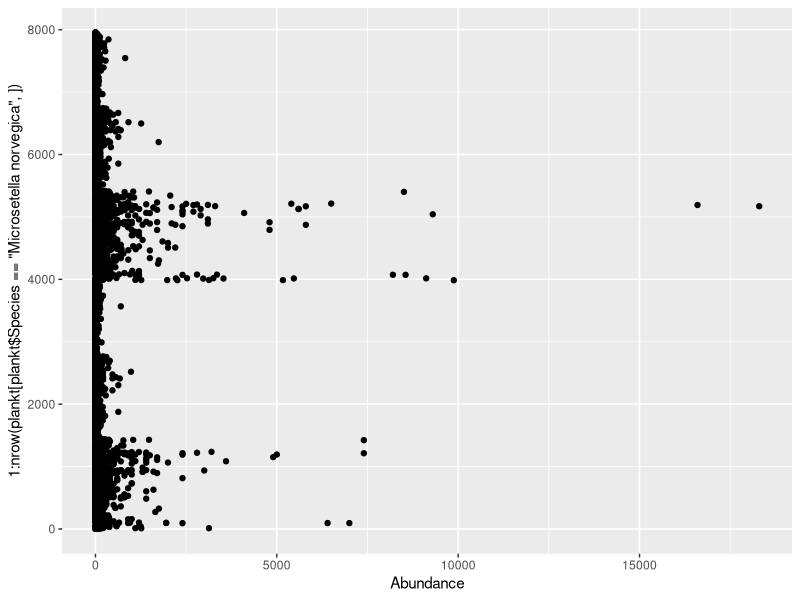
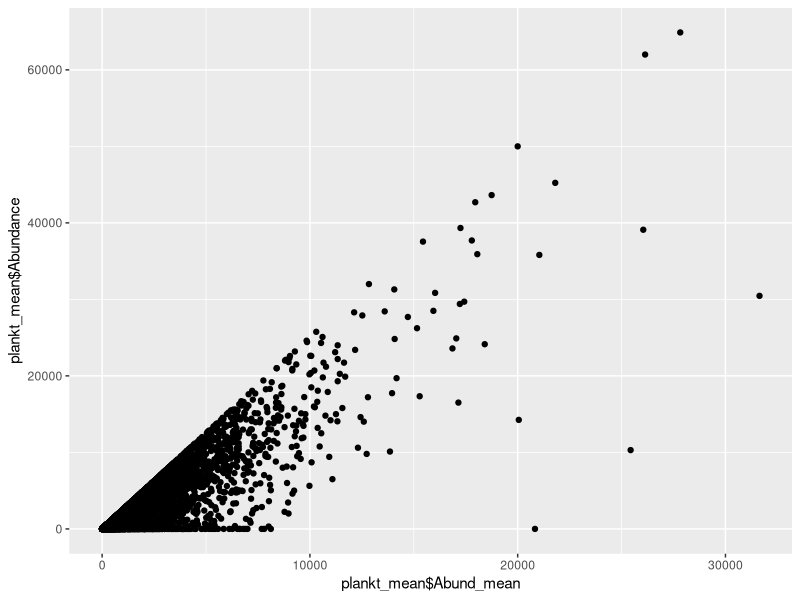
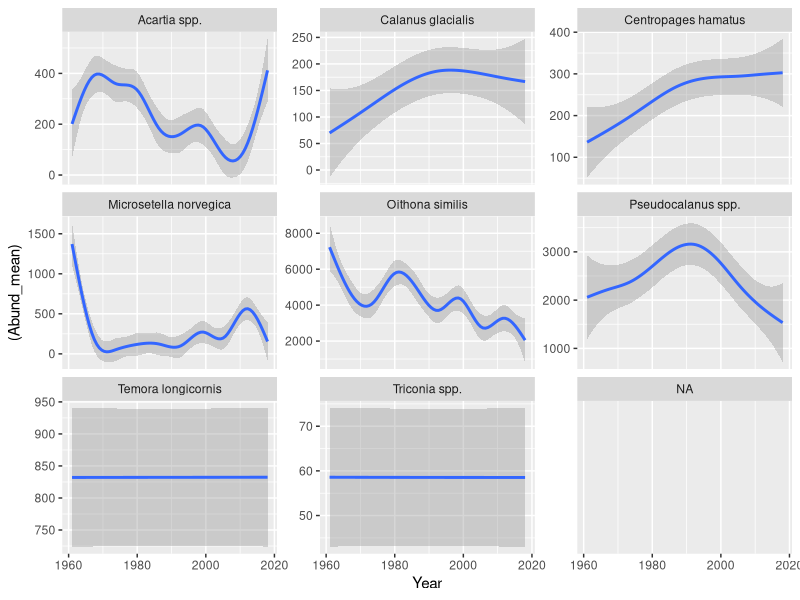
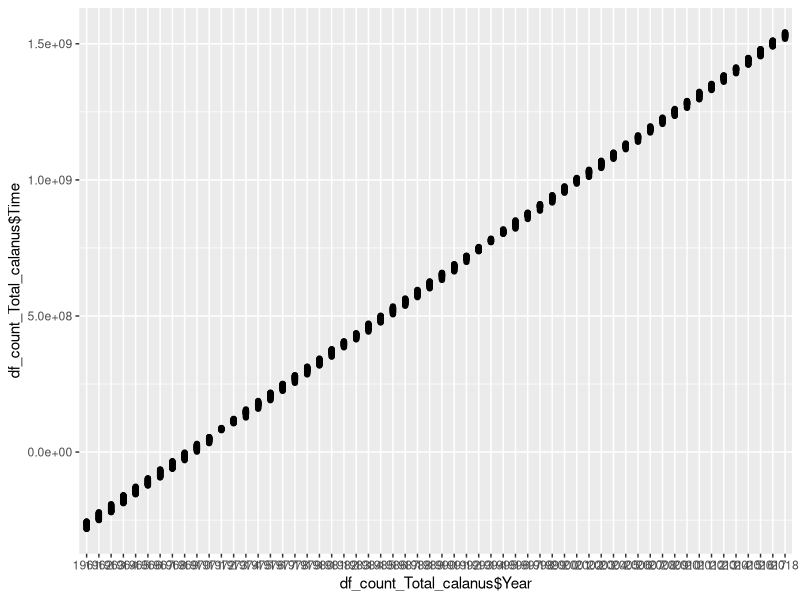
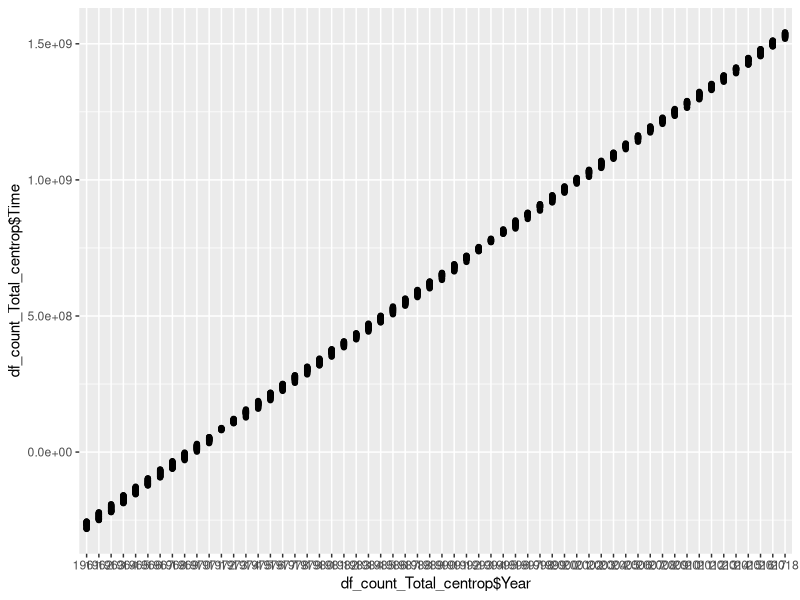
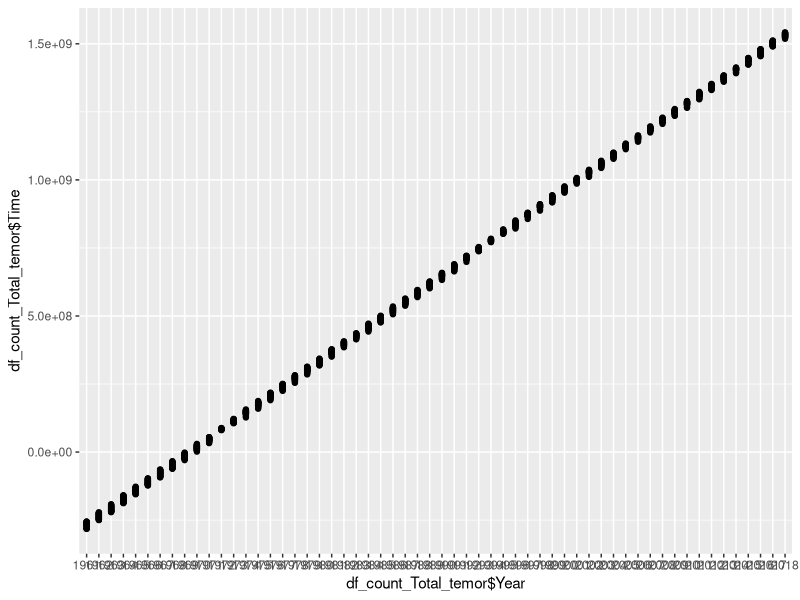
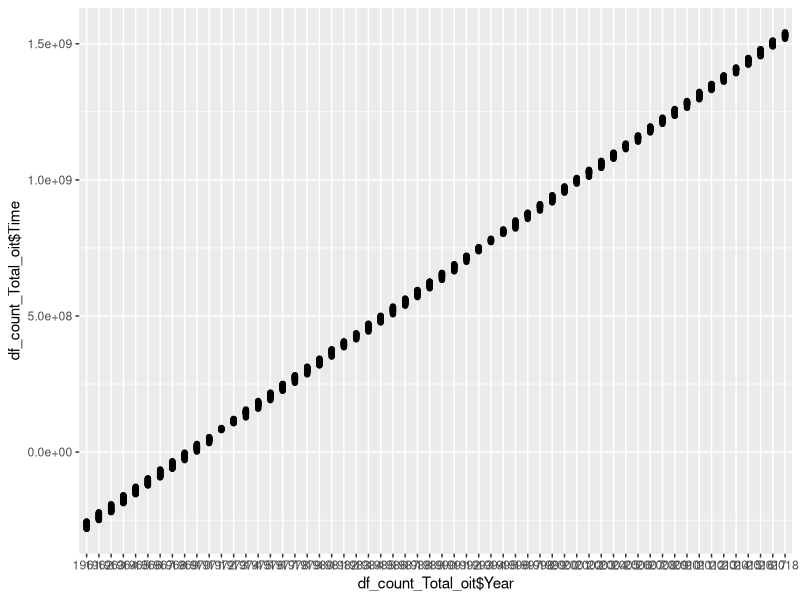
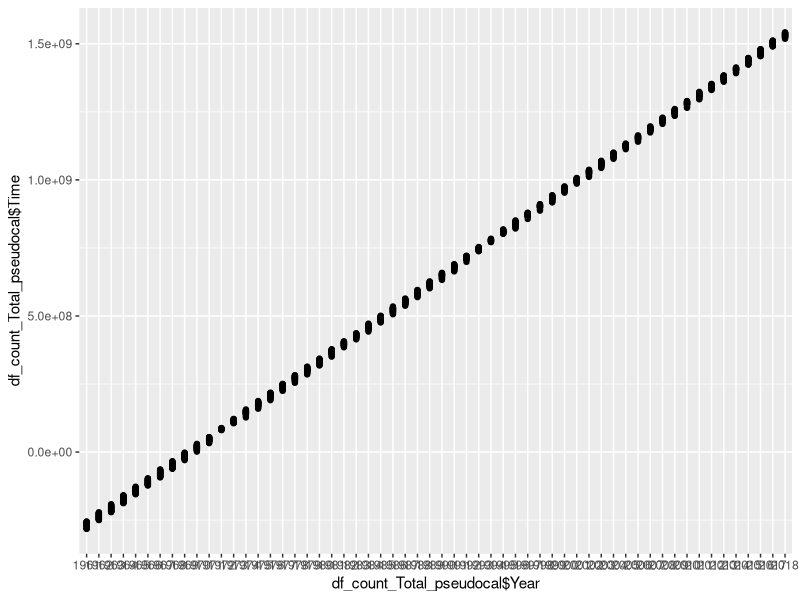

Here is the R script that generated these plots, in order: (Note: this script raises an error after producing the figures.)
# Первичное преобразование данных. 

# Packages  ####
library(reshape2)
library(ggplot2)


# Подготовка данных ####
plankt_wide <- read.csv("data/Plankton_raw_tidy.csv", header = TRUE)
vars <- read.csv("data/Plankton_raw_tidy_variables.csv", header = T)


d <- (melt(plankt_wide, id.vars = c("Day", 	"Month", 	"Year", 	"Data"), variable.name = "Var_ID", value.name = "Abundance"))


plankt <- merge(d, vars)




# Первичный осмотр данных ####

ggplot(plankt[plankt$Species == "Microsetella norvegica", ], aes(x = Abundance, y = 1:nrow(plankt[plankt$Species == "Microsetella norvegica", ]))) + geom_point()

# Вопрос Это ошибка в набивке или реально так много.
plankt[plankt$Abundance > 10000 & !is.na(plankt$Abundance) & plankt$Species == "Microsetella norvegica",  ]


## Среденвзвешанные значения, объединение слоев

plankt_1 <- plankt[plankt$Level == "0-10", ]
nrow(plankt_1)

plankt_2 <- plankt[plankt$Level == "10-25", ]
nrow(plankt_2)

plankt_3 <- plankt[plankt$Level == "25-bottom", ]
nrow(plankt_3)


names(plankt_1)

plankt_mean <- plankt_1

plankt_mean$Abund_mean <- (plankt_1$Abundance*10 + plankt_2$Abundance*15)/25

qplot(plankt_mean$Abund_mean, plankt_mean$Abundance)


names(plankt_mean)

# plankt_mean <- plankt_mean[, -6]



# names(plankt_mean)

# plankt_mean <- plankt_mean[, -8]

# names(plankt_mean)


## plankt_mean - dataframe  с усреденными обилиями по горизонтам 0-10 + 10-25





# Многолетние значения средних по летним месяцам  ####


Abundance <- read.csv("data/abundance.csv", header = TRUE) # Данные по обилию видов, усреденнные по всему столбу воды за март-сентябрь.


ggplot(plankt_mean[plankt_mean$Stage == "Total" & plankt$Month %in% 6:9, ], aes(x = Year, y = (Abund_mean)))  + stat_summary(fun.data = "mean_cl_boot") + facet_wrap(~Species, scales = "free_y") + geom_smooth() 

colSums(is.na(plankt_mean[plankt_mean$Stage == "Total" & plankt$Month %in% 6:9, ]))

              


# Находим пики в сезоны

names(plankt_mean)



plankt_mean$Date2 <- strptime(paste(plankt_mean$Day,"/", plankt_mean$Month, "/", plankt_mean$Year, sep = ""), format=("%d/%m/%Y"))

Start_day <- strptime(paste(plankt_mean$Year,"/01/01", sep = ""), format=("%Y/%d/%m"))


plankt_mean$Days_from_year_start <-  as.numeric(round(difftime(plankt_mean$Date2, as.Date(Start_day))))

names(plankt_mean)






##разделяем датасет на части по видам



#У калянуса объединяем данные по численности копеподитов 1, 2 и 3
calanus_all <- plankt_mean[plankt_mean$Species == "Calanus glacialis", ]

calanus <- calanus_all[calanus_all$Stage == "cop I", ]

calanus1 <- calanus_all[calanus_all$Stage == "cop I", ]
nrow(calanus1)
sum(calanus1$Abund_mean, na.rm = T)

calanus2 <- calanus_all[calanus_all$Stage == "cop II", ]
nrow(calanus2)
sum(calanus2$Abund_mean, na.rm = T)

calanus3 <- calanus_all[calanus_all$Stage == "cop III", ]
nrow(calanus3)
sum(calanus3$Abund_mean, na.rm = T)

calanus$Abundance <- calanus1$Abundance + calanus2$Abundance + calanus3$Abundance  

calanus$Abund_mean <- calanus1$Abund_mean + calanus2$Abund_mean + calanus3$Abund_mean  
nrow(calanus)

calanus$Abund_mean2 <- calanus$Abund_mean
calanus$Abund_mean2[is.na(calanus$Abund_mean)] <- 0
calanus <- calanus[!is.na(calanus$Year), ]






centrop <- plankt_mean[plankt_mean$Species == "Centropages hamatus", ]
centrop <- centrop[centrop$Stage == "cop.", ]
centrop$Abund_mean2 <- centrop$Abund_mean
centrop$Abund_mean2[is.na(centrop$Abund_mean)] <- 0 
centrop <- centrop[!is.na(centrop$Year), ]


temor <- plankt_mean[plankt_mean$Species == "Temora longicornis", ]
temor <- temor[temor$Stage == "cop.", ]
temor$Abund_mean2 <- temor$Abund_mean
temor$Abund_mean2[is.na(temor$Abund_mean)] <- 0 
temor <- temor[!is.na(temor$Year), ]


oit <- plankt_mean[plankt_mean$Species == "Oithona similis", ]
oit <- oit[oit$Stage == "cop.", ]
oit$Abund_mean2 <- oit$Abund_mean
oit$Abund_mean2[is.na(oit$Abund_mean)] <- 0 
oit <- oit[!is.na(oit$Year), ]



pseudocal <- plankt_mean[plankt_mean$Species == "Pseudocalanus spp.", ]
pseudocal <-pseudocal[pseudocal$Stage == "cop.", ]
pseudocal$Abund_mean2 <- pseudocal$Abund_mean
pseudocal$Abund_mean2[is.na(pseudocal$Abund_mean)] <- 0 
pseudocal <- pseudocal[!is.na(pseudocal$Year), ]


acart <- plankt_mean[plankt_mean$Species == "Acartia spp.", ]
acart <-acart[acart$Stage == "cop.", ]
acart$Abund_mean2 <- acart$Abund_mean
acart$Abund_mean2[is.na(acart$Abund_mean)] <- 0 
acart <- acart[!is.na(acart$Year), ]

microset <- plankt_mean[plankt_mean$Species == "Microsetella norvegica", ]
microset <-microset[microset$Stage == "cop.", ]
microset$Abund_mean2 <- microset$Abund_mean
microset$Abund_mean2[is.na(microset$Abund_mean)] <- 0 
microset <- microset[!is.na(microset$Year), ]


tricon <- plankt_mean[plankt_mean$Species == "Triconia spp.", ]
tricon <-tricon[tricon$Stage == "Total", ]
tricon$Abund_mean2 <- tricon$Abund_mean
tricon$Abund_mean2[is.na(tricon$Abund_mean)] <- 0 
tricon <- tricon[!is.na(tricon$Year), ]




## Строим накопленную сумму для каждого вида 
library (plyr)


Total_cum_calanus <- with(data = calanus, tapply(Abund_mean2, INDEX=list(Year), FUN=function(x) as.numeric(cumsum(x))))
df_count_Total_calanus <- ldply (Total_cum_calanus, data.frame)
df_count_Total_calanus$Date2 <- calanus$Date2[order(calanus$Date2)]
names(df_count_Total_calanus) <- c("Year", "N_accum", "Date2")
df_count_Total_calanus$Time <- as.numeric(df_count_Total_calanus$Date2)
df_count_Total_calanus$Time2 <- as.POSIXct(df_count_Total_calanus$Time, origin = "1970-01-01", tz = "UTC")           

qplot(df_count_Total_calanus$Year,df_count_Total_calanus$Time )



Total_cum_centrop <- with(data = centrop, tapply(Abund_mean2, INDEX=list(Year), FUN=function(x) as.numeric(cumsum(x))))
df_count_Total_centrop <- ldply (Total_cum_centrop, data.frame)
df_count_Total_centrop$Date2 <- centrop$Date2 [order(centrop$Date2)]
names(df_count_Total_centrop) <- c("Year", "N_accum", "Date2")
df_count_Total_centrop$Time <- as.numeric(df_count_Total_centrop$Date2)
df_count_Total_centrop$Time2 <- as.POSIXct(df_count_Total_centrop$Time, origin = "1970-01-01", tz = "UTC")           

qplot(df_count_Total_centrop$Year,df_count_Total_centrop$Time)



Total_cum_temor <- with(data = temor, tapply(Abund_mean2, INDEX=list(Year), FUN=function(x) as.numeric(cumsum(x))))
df_count_Total_temor <- ldply (Total_cum_temor, data.frame)
df_count_Total_temor$Date2 <- temor$Date2 [order(temor$Date2)]
names(df_count_Total_temor) <- c("Year", "N_accum", "Date2")
df_count_Total_temor$Time <- as.numeric(df_count_Total_temor$Date2)
df_count_Total_temor$Time2 <- as.POSIXct(df_count_Total_temor$Time, origin = "1970-01-01", tz = "UTC")  

qplot(df_count_Total_temor$Year,df_count_Total_temor$Time )



Total_cum_oit <- with(data = oit, tapply(Abund_mean2, INDEX=list(Year), FUN=function(x) as.numeric(cumsum(x))))
df_count_Total_oit <- ldply (Total_cum_oit, data.frame)
df_count_Total_oit$Date2 <- oit$Date2[order(oit$Date2)]
names(df_count_Total_oit) <- c("Year", "N_accum", "Date2")
df_count_Total_oit$Time <- as.numeric(df_count_Total_oit$Date2)
df_count_Total_oit$Time2 <- as.POSIXct(df_count_Total_oit$Time, origin = "1970-01-01", tz = "UTC")      

qplot(df_count_Total_oit$Year,df_count_Total_oit$Time )


Total_cum_pseudocal <- with(data = pseudocal, tapply(Abund_mean2, INDEX=list(Year), FUN=function(x) as.numeric(cumsum(x))))
df_count_Total_pseudocal <- ldply (Total_cum_pseudocal, data.frame)
df_count_Total_pseudocal$Date2 <- pseudocal$Date2[order(pseudocal$Date2)]
names(df_count_Total_pseudocal) <- c("Year", "N_accum", "Date2")
df_count_Total_pseudocal$Time <- as.numeric(df_count_Total_pseudocal$Date2)
df_count_Total_pseudocal$Time2 <- as.POSIXct(df_count_Total_pseudocal$Time, origin = "1970-01-01", tz = "UTC")      

qplot(df_count_Total_pseudocal$Year,df_count_Total_pseudocal$Time )



Total_cum_acart <- with(data = acart, tapply(Abund_mean2, INDEX=list(Year), FUN=function(x) as.numeric(cumsum(x))))
df_count_Total_acart <- ldply (Total_cum_acart, data.frame)
df_count_Total_acart$Date2 <- acart$Date2[order(acart$Date2)]
names(df_count_Total_acart) <- c("Year", "N_accum", "Date2")
df_count_Total_acart$Time <- as.numeric(df_count_Total_acart$Date2)
df_count_Total_acart$Time2 <- as.POSIXct(df_count_Total_acart$Time, origin = "1970-01-01", tz = "UTC")      

qplot(df_count_Total_acart$Year,df_count_Total_acart$Time )



Total_cum_microset <- with(data = microset, tapply(Abund_mean2, INDEX=list(Year), FUN=function(x) as.numeric(cumsum(x))))
df_count_Total_microset <- ldply (Total_cum_microset, data.frame)
df_count_Total_microset$Date2 <- microset$Date2[order(microset$Date2)]
names(df_count_Total_microset) <- c("Year", "N_accum", "Date2")
df_count_Total_microset$Time <- as.numeric(df_count_Total_microset$Date2)
df_count_Total_microset$Time2 <- as.POSIXct(df_count_Total_microset$Time, origin = "1970-01-01", tz = "UTC")      

qplot(df_count_Total_microset$Year,df_count_Total_microset$Time )




Total_cum_tricon <- with(data = tricon, tapply(Abund_mean2, INDEX=list(Year), FUN=function(x) as.numeric(cumsum(x))))
df_count_Total_tricon <- ldply (Total_cum_tricon, data.frame)
df_count_Total_tricon$Date2 <- tricon$Date2[order(tricon$Date2)]
names(df_count_Total_tricon) <- c("Year", "N_accum", "Date2")
df_count_Total_tricon$Time <- as.numeric(df_count_Total_tricon$Date2)
df_count_Total_tricon$Time2 <- as.POSIXct(df_count_Total_tricon$Time, origin = "1970-01-01", tz = "UTC")      

qplot(df_count_Total_tricon$Year,df_count_Total_tricon$Time )



#########################


## Подбираем модели для описания накопленной суммы для Calanus

# Величины для описания фенологии видов:
# Юлианский день, когда накопленная сумма превысила 50%



# Функция для вычисления параметров логистической кумуляты на выходе три парамтера логистической кривой

log_param <- function(df, species = NULL){
  df_param <- data.frame(Year = rep(NA, length(unique(df$Year))), Asym = NA, xmid = NA, scal = NA)
  i <- 1
  for(year in unique(df$Year)){
    fit <- tryCatch(expr = nls(N_accum ~ SSlogis(Time, Asym, xmid, scal), data = df[df$Year == year, ]), error = function(e)NA)
    
    df_param$Year[i] <-  year
    
    if(is.na(fit)) {df_param$Asym[i] <-  df_param$xmid[i] <- df_param$scal[i] <- NA}
    else{
      df_param$Asym[i] <-  coef(fit)[1]
      df_param$xmid[i] <- coef(fit)[2]
      df_param$scal[i] <- coef(fit)[3]
    }
    i <- i+1
  }
  
  df_param$perc_15 <- with(df_param, xmid - log(Asym/(0.15*Asym) - 1)*scal )
  df_param$perc_50 <- with(df_param, xmid - log(Asym/(0.5*Asym) - 1)*scal )
  df_param$perc_85 <- with(df_param, xmid - log(Asym/(0.85*Asym) - 1)*scal )
  df_param$Time_perc_15 <- as.POSIXct(df_param$perc_15, origin = "1970-01-01", tz = "UTC")
  df_param$Time_perc_50 <- as.POSIXct(df_param$perc_50, origin = "1970-01-01", tz = "UTC") 
  df_param$Time_perc_85 <- as.POSIXct(df_param$perc_85, origin = "1970-01-01", tz = "UTC") 
  
  df_param$Start_day <- as.POSIXct(paste(df_param$Year,"-01-01", sep = ""), tz = "UTC") 
  df_param$Days_perc_15 <- as.numeric(round(difftime( df_param$Time_perc_15, as.Date(df_param$Start_day))))
  df_param$Days_perc_50 <- as.numeric(round(difftime( df_param$Time_perc_50, as.Date(df_param$Start_day))))
  df_param$Days_perc_85 <- as.numeric(round(difftime( df_param$Time_perc_85, as.Date(df_param$Start_day))))
  
  df_param$Species = species
  df_param
    
}

########################

log_param_Calanus <- log_param(df = df_count_Total_calanus, species = "Calanus")
log_param_Centropages <- log_param(df = df_count_Total_centrop, species = "Centropages")
log_param_Temora <- log_param(df = df_count_Total_temor, species = "Temora")
log_param_Oithona <- log_param(df = df_count_Total_oit, species = "Oithona")
log_param_Pseudocalanus <- log_param(df = df_count_Total_pseudocal, species = "Pseudocalanus")
log_param_Acartia <- log_param(df = df_count_Total_acart, species = "Acartia")
log_param_Microsetella <- log_param(df = df_count_Total_microset, species = "Microsetella")
log_param_Triconia <- log_param(df = df_count_Total_tricon, species = "Triconia")








# Функция для определения характеристик кумуляты

cum_param <- function(df, species = NULL){
  df_param <- data.frame(Year = rep(NA, length(unique(df$Year))), Mean = NA)
  i <- 1
  for(year in unique(df$Year)){
    df_param$Mean[i] <- mean(df$N_accum[df$Year == year])
    # df_param$Mean[i] <- max(df$N_accum[df$Year == year])/2
    df_param$Year[i] <-  year
    days <- which( (df$N_accum[df$Year == year] - df_param$Mean[i])^2 == min((df$N_accum[df$Year == year] - df_param$Mean[i])^2) )[1]
    
    df_param$xmid[i] <- (as.numeric(df[df$Year == year,]$Date2[days]))
    i <- i+1
  }
  
  df_param$Time_Mean <- as.POSIXct(df_param$xmid, origin = "1970-01-01", tz = "UTC")
# 
#   df_param$Start_day <- as.POSIXct(paste(df_param$Year,"-01-01", sep = ""), tz = "UTC")
# 
#   df_param$Days_perc_50 <- as.numeric(round(difftime( df_param$Time_perc_50, as.Date(df_param$Start_day))))

  df_param$Species = species
  df_param
  
}


cum_param(df = df_count_Total_calanus, species = "Calanus")



##Даты пиков численности видов

peaks <- function(df, species = NULL){
  df_param <- data.frame(Year = rep(NA, length(unique(df$Year))))
  i <- 1
  for(year in unique(df$Year)){
    df_param$Year[i] <-  year
    df_param$Peak_Days_from_year_start[i] <- mean(df$Days_from_year_start[df$Year == year & df$Abund_mean2 == max(df$Abund_mean2[df$Year == year])])
    i <- i + 1
  }
  df_param
  
}

log_param_Calanus <- merge(log_param_Calanus, peaks(df = calanus), by="Year")
log_param_Centropages <- merge(log_param_Centropages, peaks(df = centrop), by="Year")
log_param_Temora <- merge(log_param_Temora, peaks(df = temor), by="Year")
log_param_Oithona <- merge(log_param_Oithona, peaks(df = oit), by="Year")
log_param_Pseudocalanus<- merge(log_param_Pseudocalanus, peaks(df = pseudocal), by="Year")
log_param_Acartia <- merge(log_param_Acartia, peaks(df = acart), by="Year")
log_param_Microsetella <- merge(log_param_Microsetella, peaks(df = microset), by="Year")
log_param_Triconia <- merge(log_param_Triconia, peaks(df = tricon), by="Year")




write.table(log_param_Calanus, "clipboard", sep = "\t", row.names = FALSE)


# Функция для рисования кумулят

plot_cum <- function(df =df_count_Total_calanus,  year = 1961){
  library(ggplot2)
  fit <- tryCatch(expr = nls(N_accum ~ SSlogis(Time, Asym, xmid, scal), data = df[df$Year == year, ]), error = function(e)NA)
  
  if(is.na(fit[1])){
    Pl <- ggplot(df[df$Year == year, ], aes(x = Time2, y = N_accum)) + geom_point() + scale_x_datetime(date_breaks = "4 week", date_labels = "%d-%m")
    
  }
  else{
    predict <- predict(fit, newdata = df[df$Year == year, ])
    Pl <- ggplot(df[df$Year == year, ], aes(x = Time2, y = N_accum)) + geom_point() + geom_line(aes(y = predict)) + scale_x_datetime(date_breaks = "4 week", date_labels = "%d-%m")
    
  }
  
  Pl
}



# cum <- df_count_Total_calanus$N_accum[df_count_Total_calanus$Year == year]
# 
# plot_cum(year = year, df = df_count_Total_calanus) + geom_hline(yintercept = mean(cum)) + geom_hline(yintercept = max(cum)/2, color = "blue") + geom_line(aes())



year <- 2015
plot_cum(year = year, df = df_count_Total_calanus) + geom_line(color = "gray")


## Функция для поиска дат макисмально близких к опорным ключевым событиям в фенологии (начало появления, конец пребывания) для тех случаев, когда кумулята не выходит на плато.#######

date_search <- function(df = df_count_Total_oit, year = 2014, Begin_thresh = 0.15, End_thresh = 0.85){
  df_year <- df[df$Year == year, ]
  Max <- max(df_year$N_accum)
  Begin <- Max*Begin_thresh
  End <- Max*End_thresh
  Meadle <- (Begin + End)/2
  
  Dev_Begin <- (df_year$N_accum - Begin)^2
  Dev_End <- (df_year$N_accum - End)^2
  Dev_Meadle <- (df_year$N_accum - Meadle)^2

  Date_Start <- (as.POSIXct(paste(year,"-01-01", sep = ""), origin = "1970-01-01", tz = "UTC"))
  
  Date_Begin <- as.POSIXct(df_year[which(Dev_Begin == min(Dev_Begin)), ]$Date2, origin = "1970-01-01", tz = "UTC") 
  Date_End <- as.POSIXct(df_year[which(Dev_End == min(Dev_End)), ]$Date2, origin = "1970-01-01", tz = "UTC") 
  Date_Meadle <- as.POSIXct(df_year[which(Dev_Meadle == min(Dev_Meadle)), ]$Date2, origin = "1970-01-01", tz = "UTC") 
  
  Day_Begin <- as.numeric(difftime(Date_Begin, Date_Start))
  Day_Begin <- Day_Begin[1] # Берем первую из ближайших дат 
  Day_End <- as.numeric(difftime(Date_End, Date_Start))
  Day_End <- Day_End[length(Day_End)] # Берем поледнюю из ближайших дат
  Day_Meadle <- as.numeric(difftime(Date_Meadle, Date_Start))
  Day_Meadle <- mean(Day_Meadle) #Берем среднюю из ближайшх дат
  
  result <- data.frame(Param = c("Days_perc_15",	"Days_perc_50", 	"Days_perc_85"), Value = c(Day_Begin, Day_Meadle, Day_End))
  
  result
  
}


date_search(df = df_count_Total_calanus, year = 1990)




#############################


## Рисунок с динамикой численности видов

plot_dynam <- function(df_a, df_par, begin, end, Ncol) {
  library(ggplot2)
  df_a <- df_a[order(df_a$Date2),]
  ggplot(df_a[df_a$Year %in% begin:end,], aes(x = Days_from_year_start, y = Abund_mean2)) + geom_line() +  facet_wrap(~Year, ncol=Ncol, scales = "free_y") + geom_vline(data = df_par[df_par$Year%in% begin:end, ], aes(xintercept = Days_perc_50), color = "blue") + geom_vline(data = df_par[df_par$Year%in% begin:end, ], aes(xintercept = Peak_Days_from_year_start), color = "red") + geom_smooth(se = FALSE) + labs(x = "Year days", y = "Abundance") + theme_bw()
}


# Динамика Oithona ##############

(Pl_0it_1 <- plot_dynam(oit, log_param_Oithona, 1961, 1966, 3))

(Pl_0it_2 <- plot_dynam(oit, log_param_Oithona, 1967, 1972, 3))

(Pl_0it_3 <- plot_dynam(oit, log_param_Oithona, 1973, 1978, 3))

(Pl_0it_4 <- plot_dynam(oit, log_param_Oithona, 1979, 1984, 3))

(Pl_0it_5 <- plot_dynam(oit, log_param_Oithona, 1985, 1990, 3))

(Pl_0it_6 <- plot_dynam(oit, log_param_Oithona, 1991, 1996, 3))

(Pl_0it_7 <- plot_dynam(oit, log_param_Oithona, 1997, 2002, 3))

(Pl_0it_8 <- plot_dynam(oit, log_param_Oithona, 2003, 2008, 3))

(Pl_0it_9 <- plot_dynam(oit, log_param_Oithona, 2009, 2014, 3))

(Pl_0it_10 <- plot_dynam(oit, log_param_Oithona, 2015, 2018, 3))





# Динамика Calanus ##############

(Pl_cal_1 <- plot_dynam(calanus, log_param_Calanus, 1961, 1966, 3))

(Pl_cal_2 <- plot_dynam(calanus, log_param_Calanus, 1967, 1972, 3))

(Pl_cal_3 <- plot_dynam(calanus, log_param_Calanus, 1973, 1978, 3))

(Pl_cal_4 <- plot_dynam(calanus, log_param_Calanus, 1979, 1984, 3))

(Pl_cal_5 <- plot_dynam(calanus, log_param_Calanus, 1985, 1990, 3))

(Pl_cal_6 <- plot_dynam(calanus, log_param_Calanus, 1991, 1996, 3))

(Pl_cal_7 <- plot_dynam(calanus, log_param_Calanus, 1997, 2002, 3))

(Pl_cal_8 <- plot_dynam(calanus, log_param_Calanus, 2003, 2008, 3))

(Pl_cal_9 <- plot_dynam(calanus, log_param_Calanus, 2009, 2014, 3))

(Pl_cal_10 <- plot_dynam(calanus, log_param_Calanus, 2015, 2018, 3))




# Динамика Centropages ##############

(Pl_centrop_1 <- plot_dynam(centrop, log_param_Centropages, 1961, 1966, 3))

(Pl_centrop_2 <- plot_dynam(centrop, log_param_Centropages, 1967, 1972, 3))

(Pl_centrop_3 <- plot_dynam(centrop, log_param_Centropages, 1973, 1978, 3))

(Pl_centrop_4 <- plot_dynam(centrop, log_param_Centropages, 1979, 1984, 3))

(Pl_centrop_5 <- plot_dynam(centrop, log_param_Centropages, 1985, 1990, 3))

(Pl_centrop_6 <- plot_dynam(centrop, log_param_Centropages, 1991, 1996, 3))

(Pl_centrop_7 <- plot_dynam(centrop, log_param_Centropages, 1997, 2002, 3))

(Pl_centrop_8 <- plot_dynam(centrop, log_param_Centropages, 2003, 2008, 3))

(Pl_centrop_9 <- plot_dynam(centrop, log_param_Centropages, 2009, 2014, 3))

(Pl_centrop_10 <- plot_dynam(centrop, log_param_Centropages, 2015, 2018, 3))




# Динамика Temora ##############


(Pl_temor_1 <- plot_dynam(temor, log_param_Temora, 1961, 1966, 3))

(Pl_temor_2 <- plot_dynam(temor, log_param_Temora, 1967, 1972, 3))

(Pl_temor_3 <- plot_dynam(temor, log_param_Temora, 1973, 1978, 3))

(Pl_temor_4 <- plot_dynam(temor, log_param_Temora, 1979, 1984, 3))

(Pl_temor_5 <- plot_dynam(temor, log_param_Temora, 1985, 1990, 3))

(Pl_temor_6 <- plot_dynam(temor, log_param_Temora, 1991, 1996, 3))

(Pl_temor_7 <- plot_dynam(temor, log_param_Temora, 1997, 2002, 3))

(Pl_temor_8 <- plot_dynam(temor, log_param_Temora, 2003, 2008, 3))

(Pl_temor_9 <- plot_dynam(temor, log_param_Temora, 2009, 2014, 3))

(Pl_temor_10 <- plot_dynam(temor, log_param_Temora, 2015, 2018, 3))




# Динамика Pseudocalanus ##############


(Pl_pseudocal_1 <- plot_dynam(pseudocal, log_param_Pseudocalanus, 1961, 1966, 3))

(Pl_pseudocal_2 <- plot_dynam(pseudocal, log_param_Pseudocalanus, 1967, 1972, 3))

(Pl_pseudocal_3 <- plot_dynam(pseudocal, log_param_Pseudocalanus, 1973, 1978, 3))

(Pl_pseudocal_4 <- plot_dynam(pseudocal, log_param_Pseudocalanus, 1979, 1984, 3))

(Pl_pseudocal_5 <- plot_dynam(pseudocal, log_param_Pseudocalanus, 1985, 1990, 3))

(Pl_pseudocal_6 <- plot_dynam(pseudocal, log_param_Pseudocalanus, 1991, 1996, 3))

(Pl_pseudocal_7 <- plot_dynam(pseudocal, log_param_Pseudocalanus, 1997, 2002, 3))

(Pl_pseudocal_8 <- plot_dynam(pseudocal, log_param_Pseudocalanus, 2003, 2008, 3))

(Pl_pseudocal_9 <- plot_dynam(pseudocal, log_param_Pseudocalanus, 2009, 2014, 3))

(Pl_pseudocal_10 <- plot_dynam(pseudocal, log_param_Pseudocalanus, 2015, 2018, 3))



# Динамика Acartia ##############


(Pl_acart_1 <- plot_dynam(acart, log_param_Acartia, 1961, 1966, 3))

(Pl_acart_2 <- plot_dynam(acart, log_param_Acartia, 1967, 1972, 3))

(Pl_acart_3 <- plot_dynam(acart, log_param_Acartia, 1973, 1978, 3))

(Pl_acart_4 <- plot_dynam(acart, log_param_Acartia, 1979, 1984, 3))

(Pl_acart_5 <- plot_dynam(acart, log_param_Acartia, 1985, 1990, 3))

(Pl_acart_6 <- plot_dynam(acart, log_param_Acartia, 1991, 1996, 3))

(Pl_acart_7 <- plot_dynam(acart, log_param_Acartia, 1997, 2002, 3))

(Pl_acart_8 <- plot_dynam(acart, log_param_Acartia, 2003, 2008, 3))

(Pl_acart_9 <- plot_dynam(acart, log_param_Acartia, 2009, 2014, 3))

(Pl_acart_10 <- plot_dynam(acart, log_param_Acartia, 2015, 2018, 3))





# Динамика Mirosetella ##############


(Pl_microset_1 <- plot_dynam(microset, log_param_Microsetella, 1961, 1966, 3))

(Pl_microset_2 <- plot_dynam(microset, log_param_Microsetella, 1967, 1972, 3))

(Pl_microset_3 <- plot_dynam(microset, log_param_Microsetella, 1973, 1978, 3))

(Pl_microset_4 <- plot_dynam(microset, log_param_Microsetella, 1979, 1984, 3))

(Pl_microset_5 <- plot_dynam(microset, log_param_Microsetella, 1985, 1990, 3))

(Pl_microset_6 <- plot_dynam(microset, log_param_Microsetella, 1991, 1996, 3))

(Pl_microset_7 <- plot_dynam(microset, log_param_Microsetella, 1997, 2002, 3))

(Pl_microset_8 <- plot_dynam(microset, log_param_Microsetella, 2003, 2008, 3))

(Pl_microset_9 <- plot_dynam(microset, log_param_Microsetella, 2009, 2014, 3))

(Pl_microset_10 <- plot_dynam(microset, log_param_Microsetella, 2015, 2018, 3))





# Динамика Tricona ##############


(Pl_tricon_1 <- plot_dynam(tricon, log_param_Triconia, 1961, 1966, 3))

(Pl_tricon_2 <- plot_dynam(tricon, log_param_Triconia, 1967, 1972, 3))

(Pl_tricon_3 <- plot_dynam(tricon, log_param_Triconia, 1973, 1978, 3))

(Pl_tricon_4 <- plot_dynam(tricon, log_param_Triconia, 1979, 1984, 3))

(Pl_tricon_5 <- plot_dynam(tricon, log_param_Triconia, 1985, 1990, 3))

(Pl_tricon_6 <- plot_dynam(tricon, log_param_Triconia, 1991, 1996, 3))

(Pl_tricon_7 <- plot_dynam(tricon, log_param_Triconia, 1997, 2002, 3))

(Pl_tricon_8 <- plot_dynam(tricon, log_param_Triconia, 2003, 2008, 3))

(Pl_tricon_9 <- plot_dynam(tricon, log_param_Triconia, 2009, 2014, 3))

(Pl_tricon_10 <- plot_dynam(tricon, log_param_Triconia, 2015, 2018, 3))
